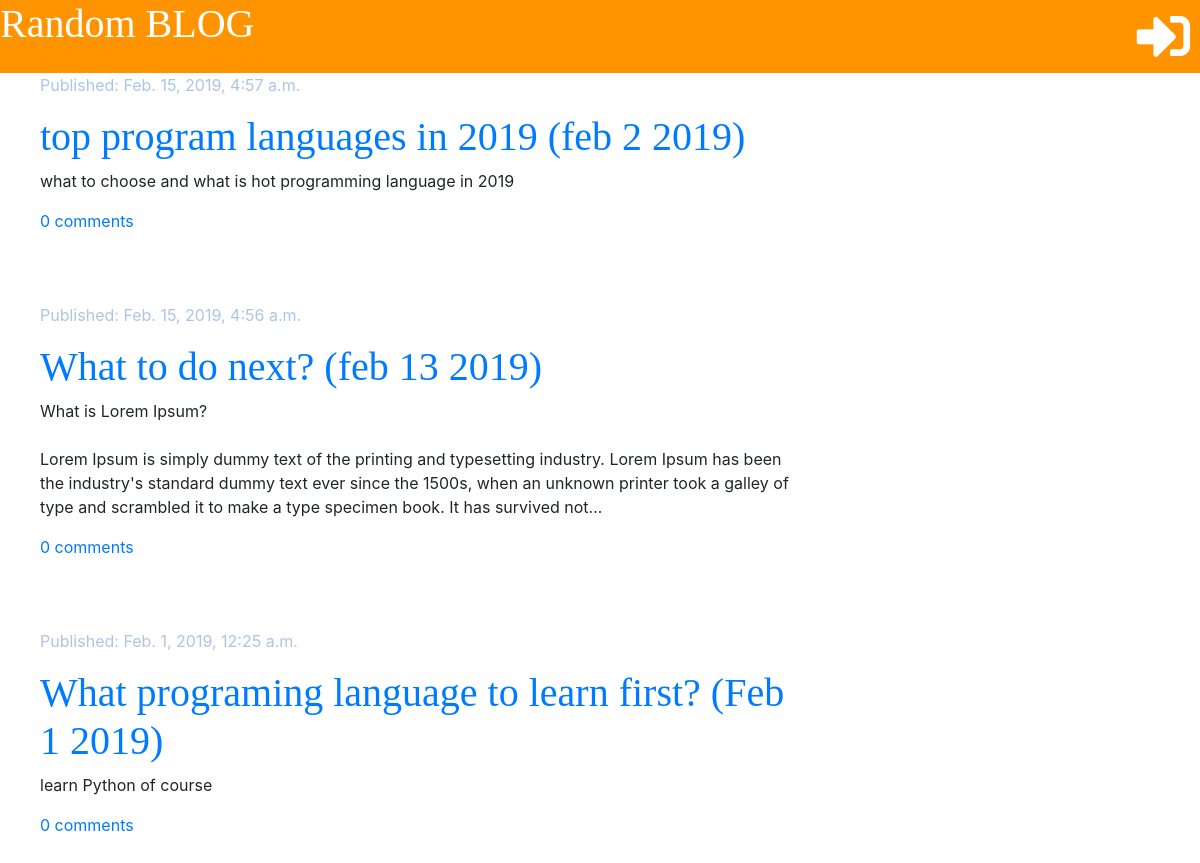
The app's page /, older data.
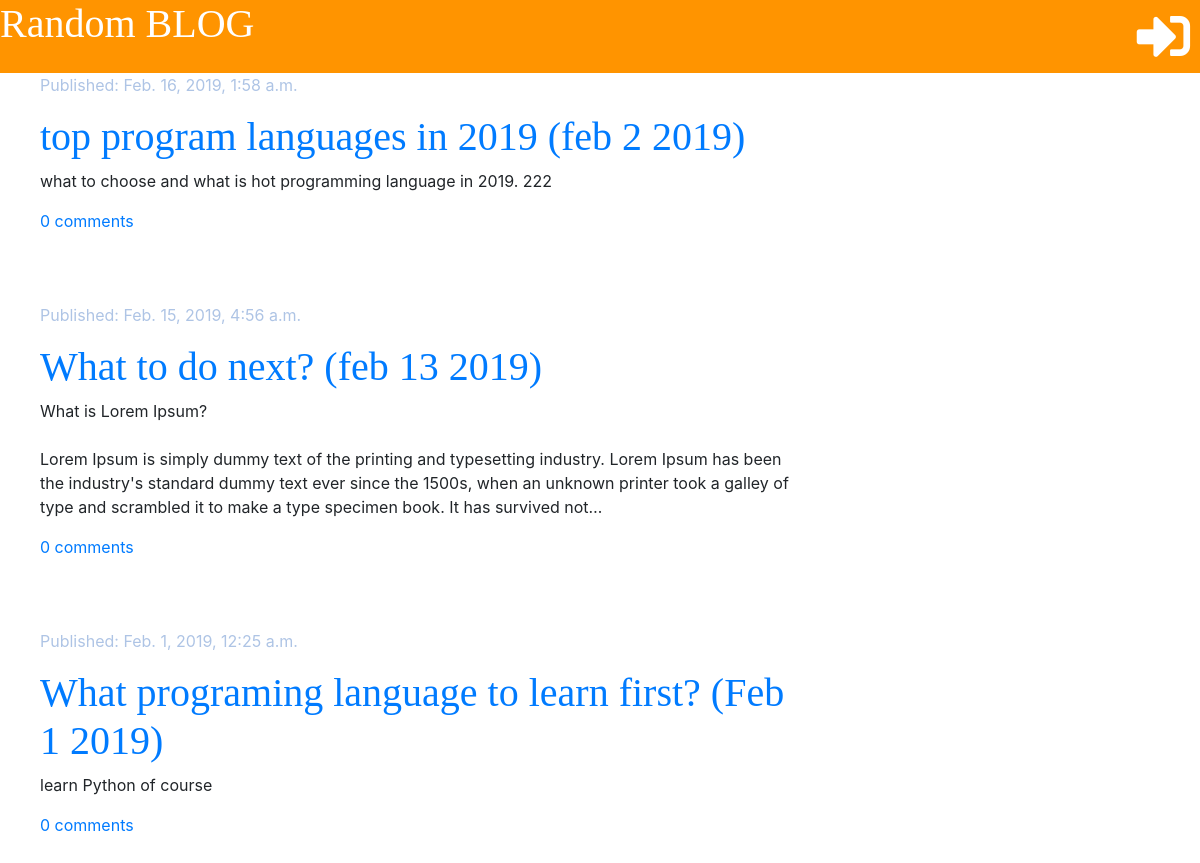
The same page, newer data.
### blog/models.py (models this page shows, shortened)
class Post(models.Model):
    author = models.ForeignKey('auth.User', on_delete=models.CASCADE)
    title = models.CharField(max_length=200)
    text = models.TextField()
    created_date = models.DateTimeField(default=timezone.now)
    published_date = models.DateTimeField(blank=True, null=True)
    test_date = models.DateTimeField(blank=True, null=True)
    def approved_comments(self):
        return self.comments.filter(approved=True)

### blog/views.py (the view)
# urls.py: path('', views.post_list, name='post_list'),
def post_list(request):
    posts = Post.objects.filter(published_date__lte=timezone.now()).order_by('-published_date')
    stuff_for_frontend = {'posts': posts}
    return render(request, "blog/post_list.html", stuff_for_frontend)

### blog/templates/blog/post_list.html
{% extends 'blog/base.html' %}
{% block content %}
{% for post in posts %}
<div class="post">
    <div class="date">
        <p>Published: {{ post.published_date }}</p>
    </div>
    <h1><a href="{% url 'post_detail' pk=post.pk %}">{{ post.title }}</a></h1>
    <p>{{ post.text|linebreaksbr|truncatechars:300 }}</p>
    <a href="{% url 'post_detail' pk=post.pk %}">{{ post.approved_comments.count }} comment{{ post.approved_comments.count|pluralize }}</a>
</div>
{% endfor %}
{% endblock %}

Row changes from the older to the newer data that the page shows:
changed Post: published_date "Feb. 15, 2019, 4:57 a.m." → "Feb. 16, 2019, 1:58 a.m."; text "what to choose and what is hot programming language in 2019" → "what to choose and what is hot programming language in 2019. 222"
